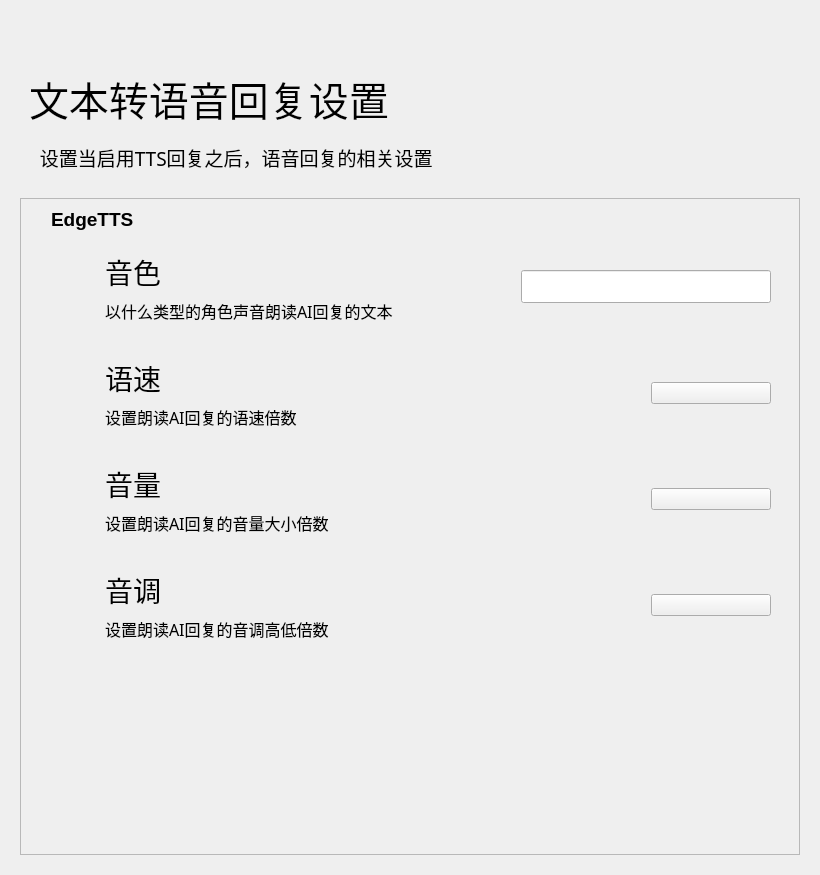
<?xml version="1.0" encoding="UTF-8"?>
<ui version="4.0">
 <class>Form</class>
 <widget class="QWidget" name="Form">
  <property name="geometry">
   <rect>
    <x>0</x>
    <y>0</y>
    <width>820</width>
    <height>875</height>
   </rect>
  </property>
  <property name="minimumSize">
   <size>
    <width>650</width>
    <height>465</height>
   </size>
  </property>
  <property name="windowTitle">
   <string>小依 - 设置框架</string>
  </property>
  <layout class="QHBoxLayout" name="horizontalLayout">
   <item>
    <widget class="PopUpAniStackedWidget" name="PopUpAniStackedWidget">
     <property name="minimumSize">
      <size>
       <width>0</width>
       <height>0</height>
      </size>
     </property>
     <widget class="QWidget" name="page">
      <layout class="QVBoxLayout" name="verticalLayout">
       <item>
        <spacer name="spacer">
         <property name="orientation">
          <enum>Qt::Vertical</enum>
         </property>
         <property name="sizeType">
          <enum>QSizePolicy::Fixed</enum>
         </property>
         <property name="sizeHint" stdset="0">
          <size>
           <width>20</width>
           <height>40</height>
          </size>
         </property>
        </spacer>
       </item>
       <item>
        <widget class="QWidget" name="widget" native="true">
         <property name="maximumSize">
          <size>
           <width>16777215</width>
           <height>88</height>
          </size>
         </property>
         <layout class="QHBoxLayout" name="horizontalLayout_2">
          <item>
           <widget class="LargeTitleLabel" name="LargeTitleLabel">
            <property name="font">
             <font>
              <family>HarmonyOS Sans SC Medium</family>
              <pointsize>30</pointsize>
              <bold>false</bold>
             </font>
            </property>
            <property name="text">
             <string>文本转语音回复设置</string>
            </property>
           </widget>
          </item>
         </layout>
        </widget>
       </item>
       <item>
        <widget class="SubtitleLabel" name="SubtitleLabel_5">
         <property name="font">
          <font>
           <family>HarmonyOS Sans SC Medium</family>
           <pointsize>14</pointsize>
           <bold>false</bold>
          </font>
         </property>
         <property name="text">
          <string>    设置当启用TTS回复之后，语音回复的相关设置</string>
         </property>
         <property name="wordWrap">
          <bool>true</bool>
         </property>
        </widget>
       </item>
       <item>
        <spacer name="verticalSpacer_32">
         <property name="orientation">
          <enum>Qt::Vertical</enum>
         </property>
         <property name="sizeType">
          <enum>QSizePolicy::Fixed</enum>
         </property>
         <property name="sizeHint" stdset="0">
          <size>
           <width>20</width>
           <height>20</height>
          </size>
         </property>
        </spacer>
       </item>
       <item>
        <widget class="SmoothScrollArea" name="SmoothScrollArea">
         <property name="frameShadow">
          <enum>QFrame::Raised</enum>
         </property>
         <property name="widgetResizable">
          <bool>true</bool>
         </property>
         <widget class="QWidget" name="scrollAreaWidgetContents">
          <property name="geometry">
           <rect>
            <x>0</x>
            <y>0</y>
            <width>782</width>
            <height>655</height>
           </rect>
          </property>
          <layout class="QVBoxLayout" name="verticalLayout_2">
           <item>
            <widget class="StrongBodyLabel" name="StrongBodyLabel_2">
             <property name="font">
              <font>
               <family>Segoe UI</family>
               <pointsize>14</pointsize>
               <bold>true</bold>
              </font>
             </property>
             <property name="text">
              <string>    EdgeTTS</string>
             </property>
            </widget>
           </item>
           <item>
            <layout class="QGridLayout" name="gridLayout">
             <item row="5" column="0">
              <spacer name="verticalSpacer">
               <property name="orientation">
                <enum>Qt::Vertical</enum>
               </property>
               <property name="sizeHint" stdset="0">
                <size>
                 <width>20</width>
                 <height>40</height>
                </size>
               </property>
              </spacer>
             </item>
             <item row="0" column="0">
              <widget class="CardWidget" name="Edit_Icon_Settings_2">
               <property name="maximumSize">
                <size>
                 <width>16777215</width>
                 <height>100</height>
                </size>
               </property>
               <layout class="QHBoxLayout" name="horizontalLayout_4">
                <item>
                 <spacer name="horizontalSpacer_7">
                  <property name="orientation">
                   <enum>Qt::Horizontal</enum>
                  </property>
                  <property name="sizeType">
                   <enum>QSizePolicy::Fixed</enum>
                  </property>
                  <property name="sizeHint" stdset="0">
                   <size>
                    <width>10</width>
                    <height>20</height>
                   </size>
                  </property>
                 </spacer>
                </item>
                <item>
                 <widget class="IconWidget" name="IconWidget_3">
                  <property name="enabled">
                   <bool>true</bool>
                  </property>
                  <property name="minimumSize">
                   <size>
                    <width>40</width>
                    <height>40</height>
                   </size>
                  </property>
                  <property name="maximumSize">
                   <size>
                    <width>40</width>
                    <height>40</height>
                   </size>
                  </property>
                 </widget>
                </item>
                <item>
                 <spacer name="horizontalSpacer_8">
                  <property name="orientation">
                   <enum>Qt::Horizontal</enum>
                  </property>
                  <property name="sizeType">
                   <enum>QSizePolicy::Fixed</enum>
                  </property>
                  <property name="sizeHint" stdset="0">
                   <size>
                    <width>10</width>
                    <height>20</height>
                   </size>
                  </property>
                 </spacer>
                </item>
                <item>
                 <layout class="QVBoxLayout" name="verticalLayout_4">
                  <item>
                   <spacer name="verticalSpacer_28">
                    <property name="orientation">
                     <enum>Qt::Vertical</enum>
                    </property>
                    <property name="sizeType">
                     <enum>QSizePolicy::Expanding</enum>
                    </property>
                    <property name="sizeHint" stdset="0">
                     <size>
                      <width>20</width>
                      <height>5</height>
                     </size>
                    </property>
                   </spacer>
                  </item>
                  <item>
                   <widget class="TitleLabel" name="TitleLabel_3">
                    <property name="maximumSize">
                     <size>
                      <width>16777215</width>
                      <height>50</height>
                     </size>
                    </property>
                    <property name="font">
                     <font>
                      <family>HarmonyOS Sans SC</family>
                      <pointsize>21</pointsize>
                      <bold>false</bold>
                     </font>
                    </property>
                    <property name="text">
                     <string>音色</string>
                    </property>
                   </widget>
                  </item>
                  <item>
                   <widget class="SubtitleLabel" name="SubtitleLabel_3">
                    <property name="font">
                     <font>
                      <family>HarmonyOS Sans SC</family>
                      <pointsize>12</pointsize>
                      <bold>false</bold>
                     </font>
                    </property>
                    <property name="text">
                     <string>以什么类型的角色声音朗读AI回复的文本</string>
                    </property>
                    <property name="textFormat">
                     <enum>Qt::AutoText</enum>
                    </property>
                    <property name="scaledContents">
                     <bool>false</bool>
                    </property>
                    <property name="wordWrap">
                     <bool>true</bool>
                    </property>
                   </widget>
                  </item>
                  <item>
                   <spacer name="verticalSpacer_29">
                    <property name="orientation">
                     <enum>Qt::Vertical</enum>
                    </property>
                    <property name="sizeType">
                     <enum>QSizePolicy::Expanding</enum>
                    </property>
                    <property name="sizeHint" stdset="0">
                     <size>
                      <width>20</width>
                      <height>5</height>
                     </size>
                    </property>
                   </spacer>
                  </item>
                 </layout>
                </item>
                <item>
                 <widget class="EditableComboBox" name="voiceColor">
                  <property name="sizePolicy">
                   <sizepolicy hsizetype="Minimum" vsizetype="Fixed">
                    <horstretch>0</horstretch>
                    <verstretch>0</verstretch>
                   </sizepolicy>
                  </property>
                  <property name="maximumSize">
                   <size>
                    <width>250</width>
                    <height>33</height>
                   </size>
                  </property>
                 </widget>
                </item>
                <item>
                 <spacer name="horizontalSpacer_12">
                  <property name="orientation">
                   <enum>Qt::Horizontal</enum>
                  </property>
                  <property name="sizeType">
                   <enum>QSizePolicy::Fixed</enum>
                  </property>
                  <property name="sizeHint" stdset="0">
                   <size>
                    <width>10</width>
                    <height>20</height>
                   </size>
                  </property>
                 </spacer>
                </item>
               </layout>
              </widget>
             </item>
             <item row="4" column="0">
              <spacer name="verticalSpacer_14">
               <property name="orientation">
                <enum>Qt::Vertical</enum>
               </property>
               <property name="sizeType">
                <enum>QSizePolicy::Fixed</enum>
               </property>
               <property name="sizeHint" stdset="0">
                <size>
                 <width>20</width>
                 <height>5</height>
                </size>
               </property>
              </spacer>
             </item>
             <item row="1" column="0">
              <widget class="CardWidget" name="Edit_Icon_Settings">
               <property name="maximumSize">
                <size>
                 <width>16777215</width>
                 <height>100</height>
                </size>
               </property>
               <layout class="QHBoxLayout" name="horizontalLayout_3">
                <item>
                 <spacer name="horizontalSpacer_5">
                  <property name="orientation">
                   <enum>Qt::Horizontal</enum>
                  </property>
                  <property name="sizeType">
                   <enum>QSizePolicy::Fixed</enum>
                  </property>
                  <property name="sizeHint" stdset="0">
                   <size>
                    <width>10</width>
                    <height>20</height>
                   </size>
                  </property>
                 </spacer>
                </item>
                <item>
                 <widget class="IconWidget" name="IconWidget_2">
                  <property name="enabled">
                   <bool>true</bool>
                  </property>
                  <property name="minimumSize">
                   <size>
                    <width>40</width>
                    <height>40</height>
                   </size>
                  </property>
                  <property name="maximumSize">
                   <size>
                    <width>40</width>
                    <height>40</height>
                   </size>
                  </property>
                 </widget>
                </item>
                <item>
                 <spacer name="horizontalSpacer_6">
                  <property name="orientation">
                   <enum>Qt::Horizontal</enum>
                  </property>
                  <property name="sizeType">
                   <enum>QSizePolicy::Fixed</enum>
                  </property>
                  <property name="sizeHint" stdset="0">
                   <size>
                    <width>10</width>
                    <height>20</height>
                   </size>
                  </property>
                 </spacer>
                </item>
                <item>
                 <layout class="QVBoxLayout" name="verticalLayout_3">
                  <item>
                   <spacer name="verticalSpacer_26">
                    <property name="orientation">
                     <enum>Qt::Vertical</enum>
                    </property>
                    <property name="sizeType">
                     <enum>QSizePolicy::Expanding</enum>
                    </property>
                    <property name="sizeHint" stdset="0">
                     <size>
                      <width>20</width>
                      <height>5</height>
                     </size>
                    </property>
                   </spacer>
                  </item>
                  <item>
                   <widget class="TitleLabel" name="TitleLabel_2">
                    <property name="maximumSize">
                     <size>
                      <width>16777215</width>
                      <height>50</height>
                     </size>
                    </property>
                    <property name="font">
                     <font>
                      <family>HarmonyOS Sans SC</family>
                      <pointsize>21</pointsize>
                      <bold>false</bold>
                     </font>
                    </property>
                    <property name="text">
                     <string>语速</string>
                    </property>
                   </widget>
                  </item>
                  <item>
                   <widget class="SubtitleLabel" name="SubtitleLabel_2">
                    <property name="font">
                     <font>
                      <family>HarmonyOS Sans SC</family>
                      <pointsize>12</pointsize>
                      <bold>false</bold>
                     </font>
                    </property>
                    <property name="text">
                     <string>设置朗读AI回复的语速倍数</string>
                    </property>
                    <property name="textFormat">
                     <enum>Qt::AutoText</enum>
                    </property>
                    <property name="scaledContents">
                     <bool>false</bool>
                    </property>
                    <property name="wordWrap">
                     <bool>true</bool>
                    </property>
                   </widget>
                  </item>
                  <item>
                   <spacer name="verticalSpacer_27">
                    <property name="orientation">
                     <enum>Qt::Vertical</enum>
                    </property>
                    <property name="sizeType">
                     <enum>QSizePolicy::Expanding</enum>
                    </property>
                    <property name="sizeHint" stdset="0">
                     <size>
                      <width>20</width>
                      <height>5</height>
                     </size>
                    </property>
                   </spacer>
                  </item>
                 </layout>
                </item>
                <item>
                 <widget class="ComboBox" name="ttsRate">
                  <property name="sizePolicy">
                   <sizepolicy hsizetype="Fixed" vsizetype="Fixed">
                    <horstretch>0</horstretch>
                    <verstretch>0</verstretch>
                   </sizepolicy>
                  </property>
                  <property name="minimumSize">
                   <size>
                    <width>0</width>
                    <height>0</height>
                   </size>
                  </property>
                  <property name="maximumSize">
                   <size>
                    <width>120</width>
                    <height>16777215</height>
                   </size>
                  </property>
                 </widget>
                </item>
                <item>
                 <spacer name="horizontalSpacer_11">
                  <property name="orientation">
                   <enum>Qt::Horizontal</enum>
                  </property>
                  <property name="sizeType">
                   <enum>QSizePolicy::Fixed</enum>
                  </property>
                  <property name="sizeHint" stdset="0">
                   <size>
                    <width>10</width>
                    <height>20</height>
                   </size>
                  </property>
                 </spacer>
                </item>
               </layout>
              </widget>
             </item>
             <item row="2" column="0">
              <widget class="CardWidget" name="Edit_Icon_Settings_3">
               <property name="maximumSize">
                <size>
                 <width>16777215</width>
                 <height>100</height>
                </size>
               </property>
               <layout class="QHBoxLayout" name="horizontalLayout_5">
                <item>
                 <spacer name="horizontalSpacer_9">
                  <property name="orientation">
                   <enum>Qt::Horizontal</enum>
                  </property>
                  <property name="sizeType">
                   <enum>QSizePolicy::Fixed</enum>
                  </property>
                  <property name="sizeHint" stdset="0">
                   <size>
                    <width>10</width>
                    <height>20</height>
                   </size>
                  </property>
                 </spacer>
                </item>
                <item>
                 <widget class="IconWidget" name="IconWidget_4">
                  <property name="enabled">
                   <bool>true</bool>
                  </property>
                  <property name="minimumSize">
                   <size>
                    <width>40</width>
                    <height>40</height>
                   </size>
                  </property>
                  <property name="maximumSize">
                   <size>
                    <width>40</width>
                    <height>40</height>
                   </size>
                  </property>
                 </widget>
                </item>
                <item>
                 <spacer name="horizontalSpacer_10">
                  <property name="orientation">
                   <enum>Qt::Horizontal</enum>
                  </property>
                  <property name="sizeType">
                   <enum>QSizePolicy::Fixed</enum>
                  </property>
                  <property name="sizeHint" stdset="0">
                   <size>
                    <width>10</width>
                    <height>20</height>
                   </size>
                  </property>
                 </spacer>
                </item>
                <item>
                 <layout class="QVBoxLayout" name="verticalLayout_5">
                  <item>
                   <spacer name="verticalSpacer_30">
                    <property name="orientation">
                     <enum>Qt::Vertical</enum>
                    </property>
                    <property name="sizeType">
                     <enum>QSizePolicy::Expanding</enum>
                    </property>
                    <property name="sizeHint" stdset="0">
                     <size>
                      <width>20</width>
                      <height>5</height>
                     </size>
                    </property>
                   </spacer>
                  </item>
                  <item>
                   <widget class="TitleLabel" name="TitleLabel_4">
                    <property name="maximumSize">
                     <size>
                      <width>16777215</width>
                      <height>50</height>
                     </size>
                    </property>
                    <property name="font">
                     <font>
                      <family>HarmonyOS Sans SC</family>
                      <pointsize>21</pointsize>
                      <bold>false</bold>
                     </font>
                    </property>
                    <property name="text">
                     <string>音量</string>
                    </property>
                   </widget>
                  </item>
                  <item>
                   <widget class="SubtitleLabel" name="SubtitleLabel_4">
                    <property name="font">
                     <font>
                      <family>HarmonyOS Sans SC</family>
                      <pointsize>12</pointsize>
                      <bold>false</bold>
                     </font>
                    </property>
                    <property name="text">
                     <string>设置朗读AI回复的音量大小倍数</string>
                    </property>
                    <property name="textFormat">
                     <enum>Qt::AutoText</enum>
                    </property>
                    <property name="scaledContents">
                     <bool>false</bool>
                    </property>
                    <property name="wordWrap">
                     <bool>true</bool>
                    </property>
                   </widget>
                  </item>
                  <item>
                   <spacer name="verticalSpacer_31">
                    <property name="orientation">
                     <enum>Qt::Vertical</enum>
                    </property>
                    <property name="sizeType">
                     <enum>QSizePolicy::Expanding</enum>
                    </property>
                    <property name="sizeHint" stdset="0">
                     <size>
                      <width>20</width>
                      <height>5</height>
                     </size>
                    </property>
                   </spacer>
                  </item>
                 </layout>
                </item>
                <item>
                 <widget class="ComboBox" name="ttsVolume">
                  <property name="sizePolicy">
                   <sizepolicy hsizetype="Fixed" vsizetype="Fixed">
                    <horstretch>0</horstretch>
                    <verstretch>0</verstretch>
                   </sizepolicy>
                  </property>
                  <property name="maximumSize">
                   <size>
                    <width>120</width>
                    <height>16777215</height>
                   </size>
                  </property>
                 </widget>
                </item>
                <item>
                 <spacer name="horizontalSpacer_13">
                  <property name="orientation">
                   <enum>Qt::Horizontal</enum>
                  </property>
                  <property name="sizeType">
                   <enum>QSizePolicy::Fixed</enum>
                  </property>
                  <property name="sizeHint" stdset="0">
                   <size>
                    <width>10</width>
                    <height>20</height>
                   </size>
                  </property>
                 </spacer>
                </item>
               </layout>
              </widget>
             </item>
             <item row="3" column="0">
              <widget class="CardWidget" name="Edit_Icon_Settings_4">
               <property name="maximumSize">
                <size>
                 <width>16777215</width>
                 <height>100</height>
                </size>
               </property>
               <layout class="QHBoxLayout" name="horizontalLayout_6">
                <item>
                 <spacer name="horizontalSpacer_14">
                  <property name="orientation">
                   <enum>Qt::Horizontal</enum>
                  </property>
                  <property name="sizeType">
                   <enum>QSizePolicy::Fixed</enum>
                  </property>
                  <property name="sizeHint" stdset="0">
                   <size>
                    <width>10</width>
                    <height>20</height>
                   </size>
                  </property>
                 </spacer>
                </item>
                <item>
                 <widget class="IconWidget" name="IconWidget_5">
                  <property name="enabled">
                   <bool>true</bool>
                  </property>
                  <property name="minimumSize">
                   <size>
                    <width>40</width>
                    <height>40</height>
                   </size>
                  </property>
                  <property name="maximumSize">
                   <size>
                    <width>40</width>
                    <height>40</height>
                   </size>
                  </property>
                 </widget>
                </item>
                <item>
                 <spacer name="horizontalSpacer_15">
                  <property name="orientation">
                   <enum>Qt::Horizontal</enum>
                  </property>
                  <property name="sizeType">
                   <enum>QSizePolicy::Fixed</enum>
                  </property>
                  <property name="sizeHint" stdset="0">
                   <size>
                    <width>10</width>
                    <height>20</height>
                   </size>
                  </property>
                 </spacer>
                </item>
                <item>
                 <layout class="QVBoxLayout" name="verticalLayout_6">
                  <item>
                   <spacer name="verticalSpacer_33">
                    <property name="orientation">
                     <enum>Qt::Vertical</enum>
                    </property>
                    <property name="sizeType">
                     <enum>QSizePolicy::Expanding</enum>
                    </property>
                    <property name="sizeHint" stdset="0">
                     <size>
                      <width>20</width>
                      <height>5</height>
                     </size>
                    </property>
                   </spacer>
                  </item>
                  <item>
                   <widget class="TitleLabel" name="TitleLabel_5">
                    <property name="maximumSize">
                     <size>
                      <width>16777215</width>
                      <height>50</height>
                     </size>
                    </property>
                    <property name="font">
                     <font>
                      <family>HarmonyOS Sans SC</family>
                      <pointsize>21</pointsize>
                      <bold>false</bold>
                     </font>
                    </property>
                    <property name="text">
                     <string>音调</string>
                    </property>
                   </widget>
                  </item>
                  <item>
                   <widget class="SubtitleLabel" name="SubtitleLabel_6">
                    <property name="font">
                     <font>
                      <family>HarmonyOS Sans SC</family>
                      <pointsize>12</pointsize>
                      <bold>false</bold>
                     </font>
                    </property>
                    <property name="text">
                     <string>设置朗读AI回复的音调高低倍数</string>
                    </property>
                    <property name="textFormat">
                     <enum>Qt::AutoText</enum>
                    </property>
                    <property name="scaledContents">
                     <bool>false</bool>
                    </property>
                    <property name="wordWrap">
                     <bool>true</bool>
                    </property>
                   </widget>
                  </item>
                  <item>
                   <spacer name="verticalSpacer_34">
                    <property name="orientation">
                     <enum>Qt::Vertical</enum>
                    </property>
                    <property name="sizeType">
                     <enum>QSizePolicy::Expanding</enum>
                    </property>
                    <property name="sizeHint" stdset="0">
                     <size>
                      <width>20</width>
                      <height>5</height>
                     </size>
                    </property>
                   </spacer>
                  </item>
                 </layout>
                </item>
                <item>
                 <widget class="ComboBox" name="ttsPitCh">
                  <property name="sizePolicy">
                   <sizepolicy hsizetype="Fixed" vsizetype="Fixed">
                    <horstretch>0</horstretch>
                    <verstretch>0</verstretch>
                   </sizepolicy>
                  </property>
                  <property name="maximumSize">
                   <size>
                    <width>120</width>
                    <height>16777215</height>
                   </size>
                  </property>
                 </widget>
                </item>
                <item>
                 <spacer name="horizontalSpacer_16">
                  <property name="orientation">
                   <enum>Qt::Horizontal</enum>
                  </property>
                  <property name="sizeType">
                   <enum>QSizePolicy::Fixed</enum>
                  </property>
                  <property name="sizeHint" stdset="0">
                   <size>
                    <width>10</width>
                    <height>20</height>
                   </size>
                  </property>
                 </spacer>
                </item>
               </layout>
              </widget>
             </item>
            </layout>
           </item>
          </layout>
         </widget>
        </widget>
       </item>
      </layout>
     </widget>
    </widget>
   </item>
  </layout>
 </widget>
 <customwidgets>
  <customwidget>
   <class>ComboBox</class>
   <extends>QPushButton</extends>
   <header>qfluentwidgets</header>
  </customwidget>
  <customwidget>
   <class>EditableComboBox</class>
   <extends>LineEdit</extends>
   <header>qfluentwidgets</header>
  </customwidget>
  <customwidget>
   <class>IconWidget</class>
   <extends>QWidget</extends>
   <header>qfluentwidgets</header>
  </customwidget>
  <customwidget>
   <class>CardWidget</class>
   <extends>QFrame</extends>
   <header>qfluentwidgets</header>
   <container>1</container>
  </customwidget>
  <customwidget>
   <class>SmoothScrollArea</class>
   <extends>QScrollArea</extends>
   <header>qfluentwidgets</header>
   <container>1</container>
  </customwidget>
  <customwidget>
   <class>PopUpAniStackedWidget</class>
   <extends>QStackedWidget</extends>
   <header>qfluentwidgets</header>
   <container>1</container>
  </customwidget>
  <customwidget>
   <class>StrongBodyLabel</class>
   <extends>QLabel</extends>
   <header>qfluentwidgets</header>
  </customwidget>
  <customwidget>
   <class>SubtitleLabel</class>
   <extends>QLabel</extends>
   <header>qfluentwidgets</header>
  </customwidget>
  <customwidget>
   <class>TitleLabel</class>
   <extends>QLabel</extends>
   <header>qfluentwidgets</header>
  </customwidget>
  <customwidget>
   <class>LargeTitleLabel</class>
   <extends>QLabel</extends>
   <header>qfluentwidgets</header>
  </customwidget>
  <customwidget>
   <class>LineEdit</class>
   <extends>QLineEdit</extends>
   <header>qfluentwidgets</header>
  </customwidget>
 </customwidgets>
 <resources>
  <include location="JianerSetupWizard.qrc"/>
 </resources>
 <connections/>
</ui>
